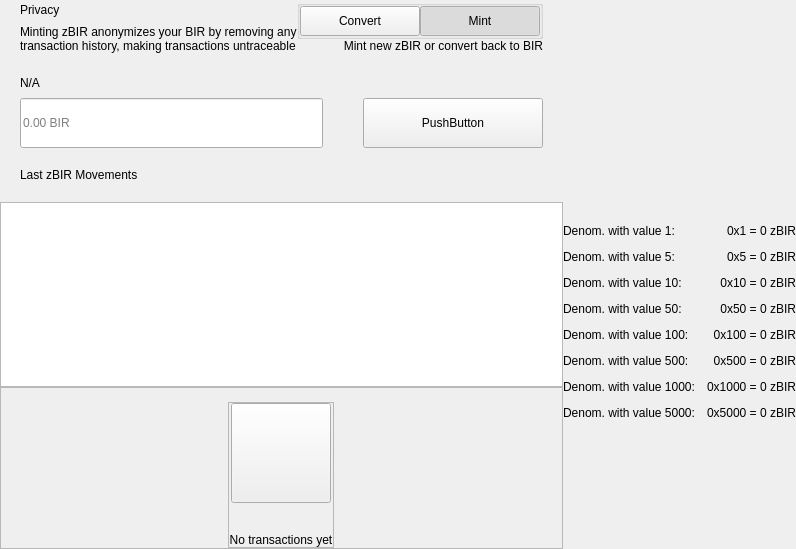
<?xml version="1.0" encoding="UTF-8"?>
<ui version="4.0">
 <class>PrivacyWidget</class>
 <widget class="QWidget" name="PrivacyWidget">
  <property name="geometry">
   <rect>
    <x>0</x>
    <y>0</y>
    <width>629</width>
    <height>549</height>
   </rect>
  </property>
  <property name="windowTitle">
   <string>Form</string>
  </property>
  <layout class="QHBoxLayout" name="horizontalLayout_1" stretch="2,1">
   <property name="spacing">
    <number>0</number>
   </property>
   <property name="leftMargin">
    <number>0</number>
   </property>
   <property name="topMargin">
    <number>0</number>
   </property>
   <property name="rightMargin">
    <number>0</number>
   </property>
   <property name="bottomMargin">
    <number>0</number>
   </property>
   <item>
    <widget class="QWidget" name="left" native="true">
     <layout class="QVBoxLayout" name="verticalLayout_3">
      <property name="leftMargin">
       <number>0</number>
      </property>
      <property name="topMargin">
       <number>0</number>
      </property>
      <property name="rightMargin">
       <number>0</number>
      </property>
      <property name="bottomMargin">
       <number>0</number>
      </property>
      <item>
       <layout class="QVBoxLayout" name="verticalLayout_2">
        <property name="spacing">
         <number>0</number>
        </property>
        <item>
         <layout class="QVBoxLayout" name="verticalLayoutTop">
          <property name="spacing">
           <number>0</number>
          </property>
          <property name="leftMargin">
           <number>20</number>
          </property>
          <property name="rightMargin">
           <number>20</number>
          </property>
          <item>
           <layout class="QHBoxLayout" name="horizontalLayout_2">
            <property name="spacing">
             <number>0</number>
            </property>
            <item>
             <layout class="QVBoxLayout" name="verticalLayout11">
              <property name="spacing">
               <number>5</number>
              </property>
              <item>
               <widget class="QLabel" name="labelTitle">
                <property name="text">
                 <string>Privacy</string>
                </property>
               </widget>
              </item>
              <item>
               <widget class="QLabel" name="labelSubtitle1">
                <property name="maximumSize">
                 <size>
                  <width>16777215</width>
                  <height>16777215</height>
                 </size>
                </property>
                <property name="text">
                 <string>Minting zBIR anonymizes your BIR by removing any
transaction history, making transactions untraceable</string>
                </property>
               </widget>
              </item>
             </layout>
            </item>
            <item>
             <spacer name="horizontalSpacer">
              <property name="orientation">
               <enum>Qt::Horizontal</enum>
              </property>
              <property name="sizeHint" stdset="0">
               <size>
                <width>40</width>
                <height>20</height>
               </size>
              </property>
             </spacer>
            </item>
            <item>
             <widget class="QWidget" name="containerViewPrivacyChecks" native="true">
              <layout class="QVBoxLayout" name="containerPrivacyChecks">
               <property name="spacing">
                <number>0</number>
               </property>
               <property name="leftMargin">
                <number>0</number>
               </property>
               <property name="topMargin">
                <number>0</number>
               </property>
               <property name="rightMargin">
                <number>0</number>
               </property>
               <property name="bottomMargin">
                <number>0</number>
               </property>
               <item alignment="Qt::AlignHCenter|Qt::AlignVCenter">
                <widget class="QGroupBox" name="groupBox">
                 <property name="title">
                  <string/>
                 </property>
                 <layout class="QHBoxLayout" name="horizontalLayout_2_1">
                  <property name="spacing">
                   <number>0</number>
                  </property>
                  <property name="leftMargin">
                   <number>0</number>
                  </property>
                  <property name="topMargin">
                   <number>0</number>
                  </property>
                  <property name="rightMargin">
                   <number>0</number>
                  </property>
                  <property name="bottomMargin">
                   <number>0</number>
                  </property>
                  <item>
                   <widget class="QPushButton" name="pushLeft">
                    <property name="minimumSize">
                     <size>
                      <width>120</width>
                      <height>30</height>
                     </size>
                    </property>
                    <property name="maximumSize">
                     <size>
                      <width>120</width>
                      <height>30</height>
                     </size>
                    </property>
                    <property name="focusPolicy">
                     <enum>Qt::NoFocus</enum>
                    </property>
                    <property name="text">
                     <string>Convert</string>
                    </property>
                    <property name="checkable">
                     <bool>true</bool>
                    </property>
                    <property name="autoExclusive">
                     <bool>true</bool>
                    </property>
                   </widget>
                  </item>
                  <item>
                   <widget class="QPushButton" name="pushRight">
                    <property name="minimumSize">
                     <size>
                      <width>120</width>
                      <height>30</height>
                     </size>
                    </property>
                    <property name="maximumSize">
                     <size>
                      <width>120</width>
                      <height>30</height>
                     </size>
                    </property>
                    <property name="focusPolicy">
                     <enum>Qt::NoFocus</enum>
                    </property>
                    <property name="text">
                     <string>Mint</string>
                    </property>
                    <property name="checkable">
                     <bool>true</bool>
                    </property>
                    <property name="checked">
                     <bool>true</bool>
                    </property>
                    <property name="autoExclusive">
                     <bool>true</bool>
                    </property>
                   </widget>
                  </item>
                 </layout>
                </widget>
               </item>
               <item alignment="Qt::AlignTop">
                <widget class="QLabel" name="labelSubtitle2">
                 <property name="text">
                  <string>Mint new zBIR or convert back to BIR</string>
                 </property>
                 <property name="alignment">
                  <set>Qt::AlignRight|Qt::AlignTrailing|Qt::AlignVCenter</set>
                 </property>
                </widget>
               </item>
              </layout>
             </widget>
            </item>
           </layout>
          </item>
          <item>
           <spacer name="verticalSpacer_2">
            <property name="orientation">
             <enum>Qt::Vertical</enum>
            </property>
            <property name="sizeType">
             <enum>QSizePolicy::Fixed</enum>
            </property>
            <property name="sizeHint" stdset="0">
             <size>
              <width>20</width>
              <height>20</height>
             </size>
            </property>
           </spacer>
          </item>
          <item>
           <layout class="QHBoxLayout" name="horizontalLayout_3" stretch="2">
            <property name="spacing">
             <number>0</number>
            </property>
            <item>
             <layout class="QVBoxLayout" name="verticalLayout_7">
              <property name="spacing">
               <number>5</number>
              </property>
              <item>
               <widget class="QLabel" name="labelSubtitleAmount">
                <property name="minimumSize">
                 <size>
                  <width>0</width>
                  <height>20</height>
                 </size>
                </property>
                <property name="maximumSize">
                 <size>
                  <width>16777215</width>
                  <height>20</height>
                 </size>
                </property>
                <property name="text">
                 <string notr="true">N/A</string>
                </property>
               </widget>
              </item>
              <item>
               <layout class="QHBoxLayout" name="horizontalLayout_3_1" stretch="1,0,0">
                <property name="spacing">
                 <number>0</number>
                </property>
                <item>
                 <widget class="QLineEdit" name="lineEditAmount">
                  <property name="minimumSize">
                   <size>
                    <width>0</width>
                    <height>50</height>
                   </size>
                  </property>
                  <property name="maxLength">
                   <number>8</number>
                  </property>
                  <property name="placeholderText">
                   <string notr="true">0.00 BIR</string>
                  </property>
                 </widget>
                </item>
                <item>
                 <spacer name="horizontalSpacer_4">
                  <property name="orientation">
                   <enum>Qt::Horizontal</enum>
                  </property>
                  <property name="sizeHint" stdset="0">
                   <size>
                    <width>40</width>
                    <height>20</height>
                   </size>
                  </property>
                 </spacer>
                </item>
                <item>
                 <widget class="QPushButton" name="pushButtonSave">
                  <property name="minimumSize">
                   <size>
                    <width>180</width>
                    <height>50</height>
                   </size>
                  </property>
                  <property name="focusPolicy">
                   <enum>Qt::NoFocus</enum>
                  </property>
                  <property name="text">
                   <string>PushButton</string>
                  </property>
                 </widget>
                </item>
               </layout>
              </item>
             </layout>
            </item>
           </layout>
          </item>
         </layout>
        </item>
        <item>
         <spacer name="verticalSpacer_3">
          <property name="orientation">
           <enum>Qt::Vertical</enum>
          </property>
          <property name="sizeType">
           <enum>QSizePolicy::Fixed</enum>
          </property>
          <property name="sizeHint" stdset="0">
           <size>
            <width>20</width>
            <height>20</height>
           </size>
          </property>
         </spacer>
        </item>
        <item>
         <layout class="QHBoxLayout" name="horizontalLayout_4">
          <property name="spacing">
           <number>0</number>
          </property>
          <property name="leftMargin">
           <number>20</number>
          </property>
          <item>
           <widget class="QLabel" name="labelListHistory">
            <property name="text">
             <string>Last zBIR Movements</string>
            </property>
           </widget>
          </item>
         </layout>
        </item>
        <item>
         <layout class="QVBoxLayout" name="verticalLayout_6">
          <property name="spacing">
           <number>0</number>
          </property>
          <item>
           <spacer name="verticalSpacer_4">
            <property name="orientation">
             <enum>Qt::Vertical</enum>
            </property>
            <property name="sizeType">
             <enum>QSizePolicy::Fixed</enum>
            </property>
            <property name="sizeHint" stdset="0">
             <size>
              <width>20</width>
              <height>20</height>
             </size>
            </property>
           </spacer>
          </item>
          <item>
           <widget class="QListView" name="listView">
            <property name="enabled">
             <bool>true</bool>
            </property>
            <property name="focusPolicy">
             <enum>Qt::NoFocus</enum>
            </property>
           </widget>
          </item>
          <item>
           <widget class="QFrame" name="emptyContainer">
            <property name="minimumSize">
             <size>
              <width>0</width>
              <height>100</height>
             </size>
            </property>
            <property name="frameShape">
             <enum>QFrame::StyledPanel</enum>
            </property>
            <property name="frameShadow">
             <enum>QFrame::Raised</enum>
            </property>
            <layout class="QVBoxLayout" name="verticalLayout_71" stretch="1,8">
             <property name="spacing">
              <number>0</number>
             </property>
             <property name="leftMargin">
              <number>0</number>
             </property>
             <property name="topMargin">
              <number>0</number>
             </property>
             <property name="rightMargin">
              <number>0</number>
             </property>
             <property name="bottomMargin">
              <number>0</number>
             </property>
             <item>
              <spacer name="verticalSpacer">
               <property name="orientation">
                <enum>Qt::Vertical</enum>
               </property>
               <property name="sizeHint" stdset="0">
                <size>
                 <width>20</width>
                 <height>20</height>
                </size>
               </property>
              </spacer>
             </item>
             <item alignment="Qt::AlignHCenter|Qt::AlignVCenter">
              <widget class="QFrame" name="emptyScreen">
               <property name="sizePolicy">
                <sizepolicy hsizetype="Expanding" vsizetype="Expanding">
                 <horstretch>0</horstretch>
                 <verstretch>0</verstretch>
                </sizepolicy>
               </property>
               <property name="frameShape">
                <enum>QFrame::StyledPanel</enum>
               </property>
               <property name="frameShadow">
                <enum>QFrame::Raised</enum>
               </property>
               <layout class="QVBoxLayout" name="verticalLayout">
                <property name="spacing">
                 <number>30</number>
                </property>
                <property name="leftMargin">
                 <number>0</number>
                </property>
                <property name="topMargin">
                 <number>0</number>
                </property>
                <property name="rightMargin">
                 <number>0</number>
                </property>
                <property name="bottomMargin">
                 <number>0</number>
                </property>
                <item alignment="Qt::AlignHCenter|Qt::AlignVCenter">
                 <widget class="QPushButton" name="pushImgEmpty">
                  <property name="minimumSize">
                   <size>
                    <width>100</width>
                    <height>100</height>
                   </size>
                  </property>
                  <property name="maximumSize">
                   <size>
                    <width>100</width>
                    <height>100</height>
                   </size>
                  </property>
                  <property name="focusPolicy">
                   <enum>Qt::NoFocus</enum>
                  </property>
                  <property name="text">
                   <string/>
                  </property>
                  <property name="iconSize">
                   <size>
                    <width>100</width>
                    <height>100</height>
                   </size>
                  </property>
                 </widget>
                </item>
                <item alignment="Qt::AlignHCenter|Qt::AlignVCenter">
                 <widget class="QLabel" name="labelEmpty">
                  <property name="styleSheet">
                   <string notr="true"/>
                  </property>
                  <property name="text">
                   <string>No transactions yet</string>
                  </property>
                  <property name="alignment">
                   <set>Qt::AlignCenter</set>
                  </property>
                 </widget>
                </item>
               </layout>
              </widget>
             </item>
            </layout>
           </widget>
          </item>
         </layout>
        </item>
       </layout>
      </item>
     </layout>
    </widget>
   </item>
   <item>
    <widget class="QWidget" name="right" native="true">
     <layout class="QVBoxLayout" name="verticalLayout_5">
      <property name="leftMargin">
       <number>0</number>
      </property>
      <property name="topMargin">
       <number>0</number>
      </property>
      <property name="rightMargin">
       <number>0</number>
      </property>
      <property name="bottomMargin">
       <number>0</number>
      </property>
      <item>
       <widget class="OptionButton" name="btnCoinControl" native="true">
        <property name="minimumSize">
         <size>
          <width>0</width>
          <height>50</height>
         </size>
        </property>
       </widget>
      </item>
      <item>
       <widget class="OptionButton" name="btnRescanMints" native="true">
        <property name="minimumSize">
         <size>
          <width>0</width>
          <height>50</height>
         </size>
        </property>
       </widget>
      </item>
      <item>
       <widget class="OptionButton" name="btnResetZerocoin" native="true">
        <property name="minimumSize">
         <size>
          <width>0</width>
          <height>50</height>
         </size>
        </property>
       </widget>
      </item>
      <item>
       <widget class="OptionButton" name="btnTotalzBIR" native="true">
        <property name="minimumSize">
         <size>
          <width>0</width>
          <height>50</height>
         </size>
        </property>
       </widget>
      </item>
      <item>
       <layout class="QVBoxLayout" name="verticalLayout_4">
        <property name="spacing">
         <number>0</number>
        </property>
        <item>
         <widget class="QWidget" name="layoutDenom" native="true">
          <layout class="QVBoxLayout" name="verticalLayoutDenom">
           <property name="spacing">
            <number>12</number>
           </property>
           <property name="leftMargin">
            <number>0</number>
           </property>
           <property name="topMargin">
            <number>0</number>
           </property>
           <property name="rightMargin">
            <number>0</number>
           </property>
           <property name="bottomMargin">
            <number>0</number>
           </property>
           <item>
            <layout class="QHBoxLayout" name="horizontalLayout_4_1">
             <item>
              <widget class="QLabel" name="labelTitleDenom1">
               <property name="text">
                <string>Denom. with value 1:</string>
               </property>
              </widget>
             </item>
             <item>
              <widget class="QLabel" name="labelValueDenom1">
               <property name="text">
                <string notr="true">0x1 = 0 zBIR</string>
               </property>
               <property name="alignment">
                <set>Qt::AlignRight|Qt::AlignTrailing|Qt::AlignVCenter</set>
               </property>
              </widget>
             </item>
            </layout>
           </item>
           <item>
            <layout class="QHBoxLayout" name="horizontalLayout_4_2">
             <item>
              <widget class="QLabel" name="labelTitleDenom5">
               <property name="text">
                <string>Denom. with value 5:</string>
               </property>
              </widget>
             </item>
             <item>
              <widget class="QLabel" name="labelValueDenom5">
               <property name="text">
                <string notr="true">0x5 = 0 zBIR</string>
               </property>
               <property name="alignment">
                <set>Qt::AlignRight|Qt::AlignTrailing|Qt::AlignVCenter</set>
               </property>
              </widget>
             </item>
            </layout>
           </item>
           <item>
            <layout class="QHBoxLayout" name="horizontalLayout_4_3">
             <item>
              <widget class="QLabel" name="labelTitleDenom10">
               <property name="text">
                <string>Denom. with value 10:</string>
               </property>
              </widget>
             </item>
             <item>
              <widget class="QLabel" name="labelValueDenom10">
               <property name="text">
                <string notr="true">0x10 = 0 zBIR</string>
               </property>
               <property name="alignment">
                <set>Qt::AlignRight|Qt::AlignTrailing|Qt::AlignVCenter</set>
               </property>
              </widget>
             </item>
            </layout>
           </item>
           <item>
            <layout class="QHBoxLayout" name="horizontalLayout_4_4">
             <item>
              <widget class="QLabel" name="labelTitleDenom50">
               <property name="text">
                <string>Denom. with value 50:</string>
               </property>
              </widget>
             </item>
             <item>
              <widget class="QLabel" name="labelValueDenom50">
               <property name="text">
                <string notr="true">0x50 = 0 zBIR</string>
               </property>
               <property name="alignment">
                <set>Qt::AlignRight|Qt::AlignTrailing|Qt::AlignVCenter</set>
               </property>
              </widget>
             </item>
            </layout>
           </item>
           <item>
            <layout class="QHBoxLayout" name="horizontalLayout_4_5">
             <item>
              <widget class="QLabel" name="labelTitleDenom100">
               <property name="text">
                <string>Denom. with value 100:</string>
               </property>
              </widget>
             </item>
             <item>
              <widget class="QLabel" name="labelValueDenom100">
               <property name="text">
                <string notr="true">0x100 = 0 zBIR</string>
               </property>
               <property name="alignment">
                <set>Qt::AlignRight|Qt::AlignTrailing|Qt::AlignVCenter</set>
               </property>
              </widget>
             </item>
            </layout>
           </item>
           <item>
            <layout class="QHBoxLayout" name="horizontalLayout_4_6">
             <item>
              <widget class="QLabel" name="labelTitleDenom500">
               <property name="text">
                <string>Denom. with value 500:</string>
               </property>
              </widget>
             </item>
             <item>
              <widget class="QLabel" name="labelValueDenom500">
               <property name="text">
                <string notr="true">0x500 = 0 zBIR</string>
               </property>
               <property name="alignment">
                <set>Qt::AlignRight|Qt::AlignTrailing|Qt::AlignVCenter</set>
               </property>
              </widget>
             </item>
            </layout>
           </item>
           <item>
            <layout class="QHBoxLayout" name="horizontalLayout_4_7">
             <item>
              <widget class="QLabel" name="labelTitleDenom1000">
               <property name="text">
                <string>Denom. with value 1000:</string>
               </property>
              </widget>
             </item>
             <item>
              <widget class="QLabel" name="labelValueDenom1000">
               <property name="text">
                <string notr="true">0x1000 = 0 zBIR</string>
               </property>
               <property name="alignment">
                <set>Qt::AlignRight|Qt::AlignTrailing|Qt::AlignVCenter</set>
               </property>
              </widget>
             </item>
            </layout>
           </item>
           <item>
            <layout class="QHBoxLayout" name="horizontalLayout_4_8">
             <item>
              <widget class="QLabel" name="labelTitleDenom5000">
               <property name="text">
                <string>Denom. with value 5000:</string>
               </property>
              </widget>
             </item>
             <item>
              <widget class="QLabel" name="labelValueDenom5000">
               <property name="text">
                <string notr="true">0x5000 = 0 zBIR</string>
               </property>
               <property name="alignment">
                <set>Qt::AlignRight|Qt::AlignTrailing|Qt::AlignVCenter</set>
               </property>
              </widget>
             </item>
            </layout>
           </item>
          </layout>
         </widget>
        </item>
        <item>
         <spacer name="verticalSpacer_5">
          <property name="orientation">
           <enum>Qt::Vertical</enum>
          </property>
          <property name="sizeHint" stdset="0">
           <size>
            <width>20</width>
            <height>40</height>
           </size>
          </property>
         </spacer>
        </item>
       </layout>
      </item>
     </layout>
    </widget>
   </item>
  </layout>
 </widget>
 <customwidgets>
  <customwidget>
   <class>OptionButton</class>
   <extends>QWidget</extends>
   <header>qt/pivx/optionbutton.h</header>
   <container>1</container>
  </customwidget>
 </customwidgets>
 <resources/>
 <connections/>
</ui>
